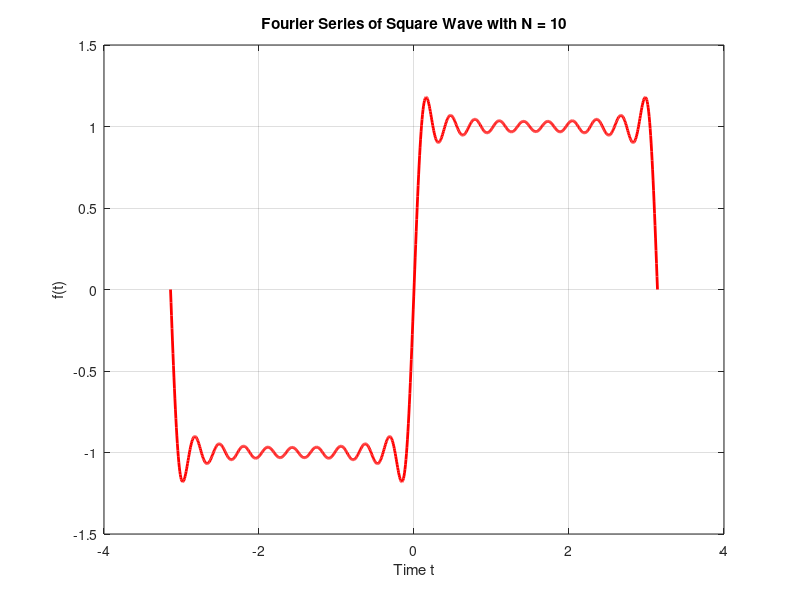

Write the MATLAB code that produced this figure.
% Fourier Series of a Square Wave:: 
clc; clear; close all; 
t = linspace(-pi, pi, 1000); 
f = zeros(size(t)); 
N = 10; 
for n = 1:2:(2*N-1) 
    f = f + (4/(n*pi)) * sin(n*t); 
end 
plot(t, f, 'r', 'LineWidth', 2); 
grid on; 
xlabel('Time t'); ylabel('f(t)'); 
title(['Fourier Series of Square Wave with N = ', num2str(N)]); 